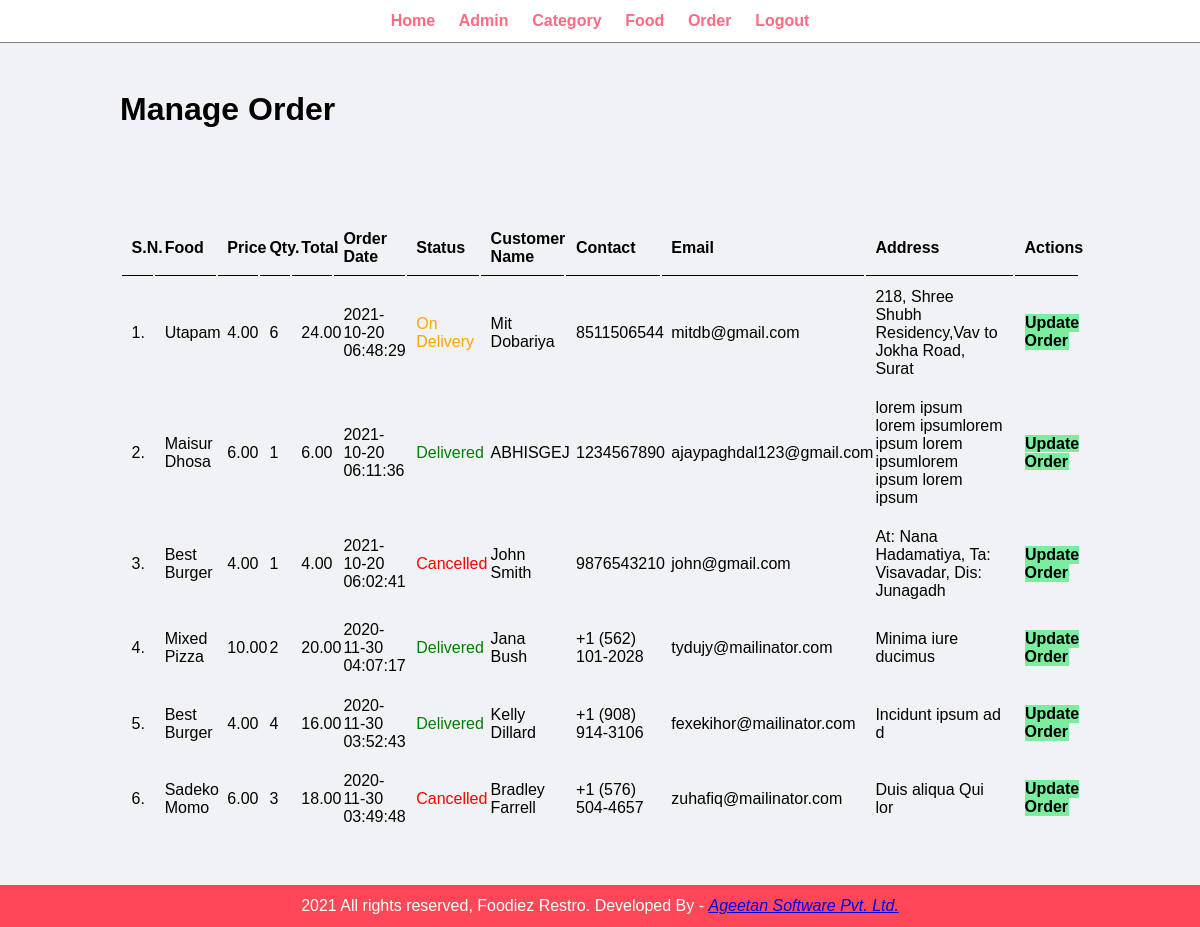
Page /admin/manage-order.php (signed in) on the committed database.
### tables this page shows
CREATE TABLE `tbl_order` (
  `id` int(10) UNSIGNED NOT NULL,
  `food` varchar(150) NOT NULL,
  `price` decimal(10,2) NOT NULL,
  `qty` int(11) NOT NULL,
  `total` decimal(10,2) NOT NULL,
  `order_date` datetime NOT NULL,
  `status` varchar(50) NOT NULL,
  `customer_name` varchar(150) NOT NULL,
  `customer_contact` varchar(20) NOT NULL,
  `customer_email` varchar(150) NOT NULL,
  `customer_address` varchar(255) NOT NULL
);

### admin/manage-order.php (the view, shortened to what this page needs)
<?php include('partials/menu.php'); ?>
<div class="main-content">
    <div class="wrapper">
        <h1>Manage Order</h1>
                <br /><br /><br />
                <br><br>
                <table class="tbl-full">
                    <tr>
                        <th>S.N.</th>
                        <th>Food</th>
                        <th>Price</th>
                        <th>Qty.</th>
                        <th>Total</th>
                        <th>Order Date</th>
                        <th>Status</th>
                        <th>Customer Name</th>
                        <th>Contact</th>
                        <th>Email</th>
                        <th>Address</th>
                        <th>Actions</th>
                    </tr>
                    <?php
                        $sql = "SELECT * FROM tbl_order ORDER BY id DESC";
                        $res = mysqli_query($conn, $sql);
                        $count = mysqli_num_rows($res);
                        $sn = 1;
                        if($count>0)
                        {
                            while($row=mysqli_fetch_assoc($res))
                            {
                                $id = $row['id'];
                                $food = $row['food'];
                                $price = $row['price'];
                                $qty = $row['qty'];
                                $total = $row['total'];
                                $order_date = $row['order_date'];
                                $status = $row['status'];
                                $customer_name = $row['customer_name'];
                                $customer_contact = $row['customer_contact'];
                                $customer_email = $row['customer_email'];
                                $customer_address = $row['customer_address'];
                                ?>
                                    <tr>
                                        <td><?php echo $sn++; ?>. </td>
                                        <td><?php echo $food; ?></td>
                                        <td><?php echo $price; ?></td>
                                        <td><?php echo $qty; ?></td>
                                        <td><?php echo $total; ?></td>
                                        <td><?php echo $order_date; ?></td>
                                        <td>
                                            <?php
                                                if($status=="Ordered")
                                                {
                                                    echo "<label>$status</label>";
                                                }
                                                elseif($status=="On Delivery")
                                                {
                                                    echo "<label style='color: orange;'>$status</label>";
                                                }
                                                elseif($status=="Delivered")
                                                {
                                                    echo "<label style='color: green;'>$status</label>";
                                                }
                                                elseif($status=="Cancelled")
                                                {
                                                    echo "<label style='color: red;'>$status</label>";
                                                }
                                            ?>
                                        </td>
                                        <td><?php echo $customer_name; ?></td>
                                        <td><?php echo $customer_contact; ?></td>
                                        <td><?php echo $customer_email; ?></td>
                                        <td><?php echo $customer_address; ?></td>
                                        <td>
                                            <a href="<?php echo SITEURL; ?>admin/update-order.php?id=<?php echo $id; ?>" class="btn-secondary">Update Order</a>
                                        </td>
                                    </tr>
                                <?php
                            }
                        }
                        else
                        {
                            echo "<tr><td colspan='12' class='error'>Orders not Available</td></tr>";
                        }
                    ?>
                </table>
    </div>
</div>
<?php include('partials/footer.php'); ?>

### css/admin.css (style rules this page uses)
* { margin: 0; padding: 0; font-family: Arial, Helvetica, sans-serif; }
.wrapper { padding: 1%; width: 80%; margin: 0 auto; }
.tbl-full { width: 100%; }
table tr th { border-bottom: 1px solid black; padding: 1%; text-align: left; }
table tr td { padding: 1%; }
.btn-secondary { background-color: #7bed9f; padding: 1%; color: black; text-decoration: none; font-weight: bold; }
.main-content { background-color: #f1f2f6; padding: 3% 0; }

### rows in the picture
tbl_order: food "Utapam", price "4.00", qty "6", total "24.00", order_date "2021-10-20 06:48:29", status "On Delivery", customer_name "Mit Dobariya", customer_contact "8511506544", customer_email "mitdb@gmail.com", customer_address "218, Shree Shubh Residency,Vav to Jokha Road, Surat"
tbl_order: food "Maisur Dhosa", price "6.00", qty "1", total "6.00", order_date "2021-10-20 06:11:36", status "Delivered", customer_name "ABHISGEJ", customer_contact "1234567890", customer_email "ajaypaghdal123@gmail.com", customer_address "lorem ipsum lorem ipsumlorem ipsum lorem ipsumlorem ipsum lorem ipsum"
tbl_order: food "Best Burger", price "4.00", qty "1", total "4.00", order_date "2021-10-20 06:02:41", status "Cancelled", customer_name "John Smith", customer_contact "9876543210", customer_email "john@gmail.com", customer_address "At: Nana Hadamatiya, Ta: Visavadar, Dis: Junagadh"
tbl_order: food "Mixed Pizza", price "10.00", qty "2", total "20.00", order_date "2020-11-30 04:07:17", status "Delivered", customer_name "Jana Bush", customer_contact "+1 (562) 101-2028", customer_email "tydujy@mailinator.com", customer_address "Minima iure ducimus"
tbl_order: food "Best Burger", price "4.00", qty "4", total "16.00", order_date "2020-11-30 03:52:43", status "Delivered", customer_name "Kelly Dillard", customer_contact "+1 (908) 914-3106", customer_email "fexekihor@mailinator.com", customer_address "Incidunt ipsum ad d"
tbl_order: food "Sadeko Momo", price "6.00", qty "3", total "18.00", order_date "2020-11-30 03:49:48", status "Cancelled", customer_name "Bradley Farrell", customer_contact "+1 (576) 504-4657", customer_email "zuhafiq@mailinator.com", customer_address "Duis aliqua Qui lor"
